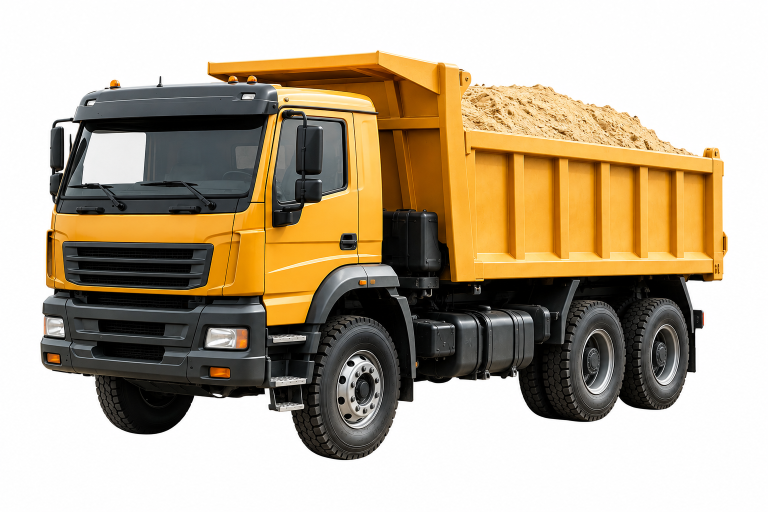
#> input picture assets/sahara_amazonie/camion.png, 1536 x 1024 px (shown at 1/2 size)
$ python prep_sahara_assets.py
#> lines starting #> are read from the running program, lines starting #| are printed output that depends on the picture; after the words box and inside, x2 and y2 are one past the last pixel; in counts of white or black regions, pixels touching at a corner belong together
"""Prépare les assets dérivés du reel « le Sahara nourrit l'Amazonie ».

Les sources vivent dans `assets/sahara_amazonie/` (générées par Benjamin hors
pipeline, plus trois images en domaine public — voir SOURCES.md). Ce script
produit ce que Remotion consomme, dans `remotion/public/sahara/` :

  1. le camion détouré en PNG alpha, seul asset qui doit vraiment l'être :
     il est instancié des centaines de fois en 3D au beat 4 ;
  2. les deux coupes de sol rognées à leur ligne de sol et ramenées à la même
     hauteur. Générées séparément, leur surface ne tombe pas au même endroit
     (13 % contre 20 %) : empilées telles quelles, la seconde ouvrait sur une
     large bande noire et le passage de l'une à l'autre faisait sauter
     l'image ;
  3. les plans plein cadre et les matières, simplement copiés et remis à
     l'échelle du canvas 1080×1920.

Le globe a sa propre texture (`earth_4096.jpg`, réduite du Blue Marble du
repo) : elle est produite ici aussi pour que tout parte d'un seul script.
"""

from pathlib import Path

from PIL import Image, ImageChops, ImageDraw, ImageFilter

REPO = Path(__file__).parent.resolve()
SRC = REPO / "assets/sahara_amazonie"
OUT = REPO / "remotion/public/sahara"

CANVAS_W, CANVAS_H = 1080, 1920

MAGENTA = (255, 0, 255)
# Le camion est sur fond blanc : le noir de son châssis touchait le fond noir
# de la première version et partait au détourage avec lui.
TRUCK_THRESH = 40
ALPHA_ERODE = 5

WORLD_SOURCE = REPO / "remotion/public/desert-sel/map_texture_world.jpg"
GLOBE_TEXTURE_SIZE = (4096, 2048)


def region_mask(im: Image.Image, seeds, thresh: int) -> Image.Image:
    probe = im.copy()
    for seed in seeds:
        ImageDraw.floodfill(probe, seed, MAGENTA, thresh=thresh)
    r, g, b = probe.split()
    hit = ImageChops.logical_and(
        ImageChops.logical_and(
            r.point(lambda v: 255 if v == 255 else 0).convert("1"),
            g.point(lambda v: 255 if v == 0 else 0).convert("1"),
        ),
        b.point(lambda v: 255 if v == 255 else 0).convert("1"),
    )
    return hit.convert("L")


def soil_line(im: Image.Image) -> int:
    """Hauteur de la ligne de sol : première ligne qui sort du noir."""
    grey = im.convert("L")
    for y in range(grey.height):
        row = [grey.getpixel((x, y)) for x in range(0, grey.width, 8)]
        if sum(row) / len(row) > 28:
            return y
    return 0


def cutout_truck() -> None:
    im = Image.open(SRC / "camion.png").convert("RGB")
    w, h = im.size
    corners = [(0, 0), (w - 1, 0), (0, h - 1), (w - 1, h - 1)]
    background = region_mask(im, corners, TRUCK_THRESH)
    alpha = background.point(lambda v: 0 if v else 255)
    alpha = alpha.filter(ImageFilter.MinFilter(ALPHA_ERODE))
    im = im.convert("RGBA")
    im.putalpha(alpha)
    box = alpha.point(lambda v: 255 if v > 200 else 0).getbbox()
    im = im.crop(box)
    im.save(OUT / "camion.png")
    print(f"camion     détouré {im.width}×{im.height}")


def align_soils() -> None:
    """Les deux coupes doivent commencer exactement à leur surface.

    Chacune arrive avec du vide noir au-dessus du sol, et pas la même hauteur
    de vide : 137 px pour la riche, 209 px pour la pauvre. Empilées telles
    quelles dans deux fenêtres, la seconde ouvrait sur une bande noire de plus
    de cent pixels. On rogne donc chaque image à SA ligne de sol, puis à la
    hauteur commune la plus courte — après quoi les deux sont interchangeables
    dans n'importe quel cadre.
    """
    riche = Image.open(SRC / "sol_riche.png").convert("RGB")
    pauvre = Image.open(SRC / "sol_pauvre.png").convert("RGB")
    y_riche, y_pauvre = soil_line(riche), soil_line(pauvre)
    print(f"sols       ligne de sol {y_riche} et {y_pauvre} — rognées à la surface")

    riche = riche.crop((0, y_riche, riche.width, riche.height))
    pauvre = pauvre.crop((0, y_pauvre, pauvre.width, pauvre.height))
    hauteur = min(riche.height, pauvre.height)
    riche = riche.crop((0, 0, riche.width, hauteur))
    pauvre = pauvre.crop((0, 0, pauvre.width, hauteur))
    print(f"           hauteur commune {hauteur} px")

    # En JPEG comme les autres photos : seul le camion a besoin d'un canal
    # alpha, et c'est le seul PNG du dossier.
    riche.save(OUT / "sol_riche.jpg", quality=94)
    pauvre.save(OUT / "sol_pauvre.jpg", quality=94)


def copy_plain() -> None:
    for name in ("dune", "canopee", "lac_asseche", "poussiere", "sable_macro"):
        im = Image.open(SRC / f"{name}.png").convert("RGB")
        im.save(OUT / f"{name}.jpg", quality=94)
        print(f"{name:10s} {im.width}×{im.height}")
    for name, src in (
        ("bodele", "bodele_tempete_nasa.jpg"),
        ("diatomees", "diatomees_noaa.jpg"),
    ):
        im = Image.open(SRC / "sources_libres" / src).convert("RGB")
        im.save(OUT / f"{name}.jpg", quality=94)
        print(f"{name:10s} {im.width}×{im.height}")


def globe_texture() -> None:
    # 8192×4096 = 128 Mo de VRAM non compressée : le rasteriseur logiciel du
    # rendu headless la refuse sans erreur, le globe sort noir.
    im = Image.open(WORLD_SOURCE).resize(GLOBE_TEXTURE_SIZE, Image.LANCZOS)
    im.save(OUT / "earth_4096.jpg", quality=92)
    print(f"globe      {im.width}×{im.height}")


def main() -> None:
    OUT.mkdir(parents=True, exist_ok=True)
    cutout_truck()
#> in cutout_truck, im is the input picture: PIL image 1536x1024 RGB; mean R, G, B 184.4, 170.1, 147.1
#> after the loop in region_mask, `for seed in seeds:`:
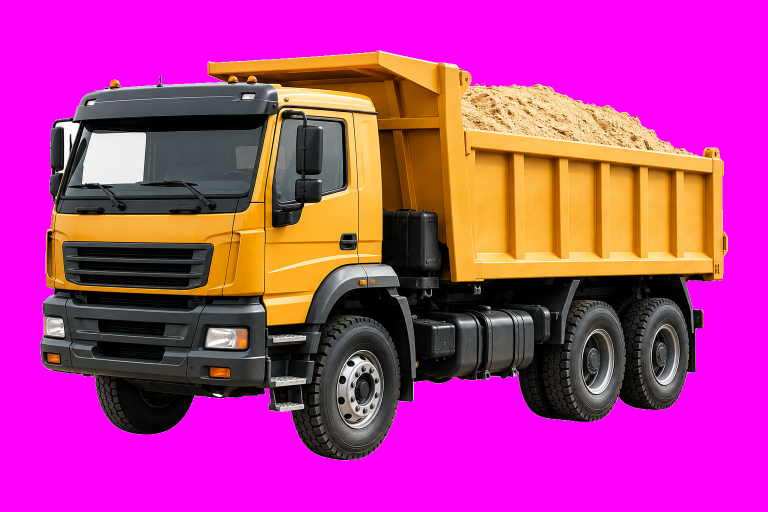
#> probe: PIL image 1536x1024 RGB (shown at 1/2 size); mean R, G, B 184.8, 54.8, 147.6
#> in region_mask, `hit = ImageChops.logical_and( ImageChops.logical_and( r.point(lambda v..`:
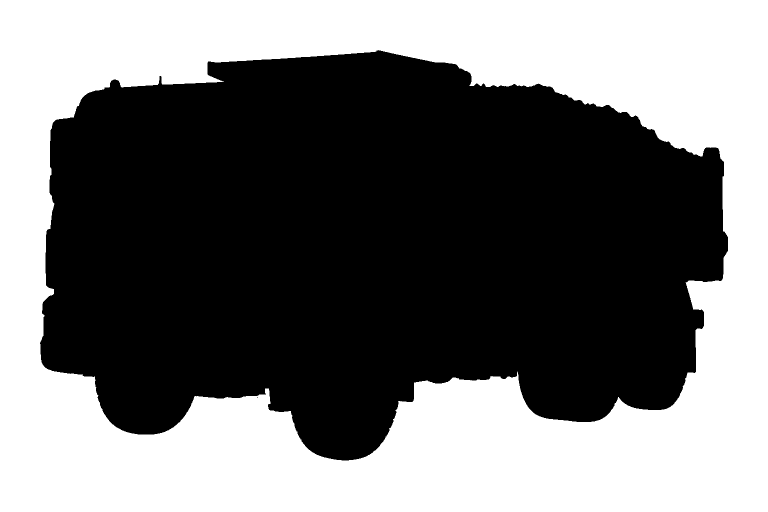
#> hit: PIL image 1536x1024 1 (shown at 1/2 size); 45.4% white; 1 white region, box (x1, y1, x2, y2) and area: (0, 0, 1536, 1024) 714581
#> in cutout_truck, `alpha = alpha.filter(ImageFilter.MinFilter(ALPHA_ERODE))`:
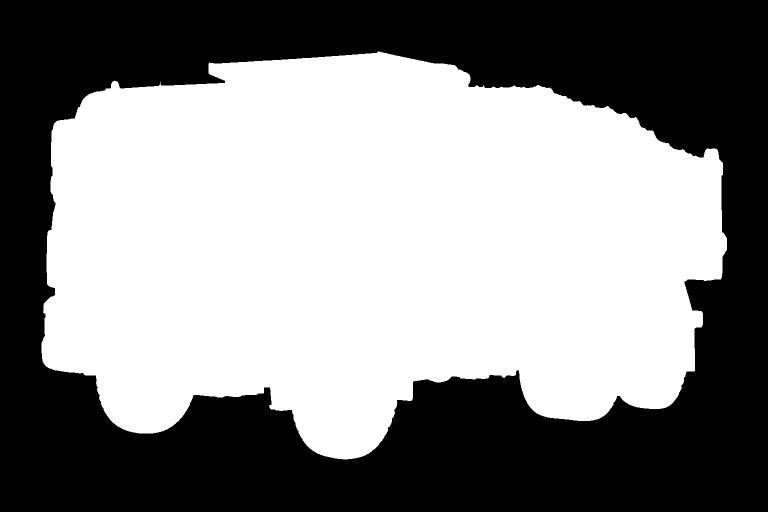
#> alpha: PIL image 1536x1024 L (shown at 1/2 size); 53.9% white; 1 black region, box (x1, y1, x2, y2) and area: (0, 0, 1536, 1024) 725334
#> in cutout_truck, `box = alpha.point(lambda v: 255 if v > 200 else 0).getbbox()`: box = (83, 103, 1454, 919)
#| camion     détouré 1371×816
    align_soils()
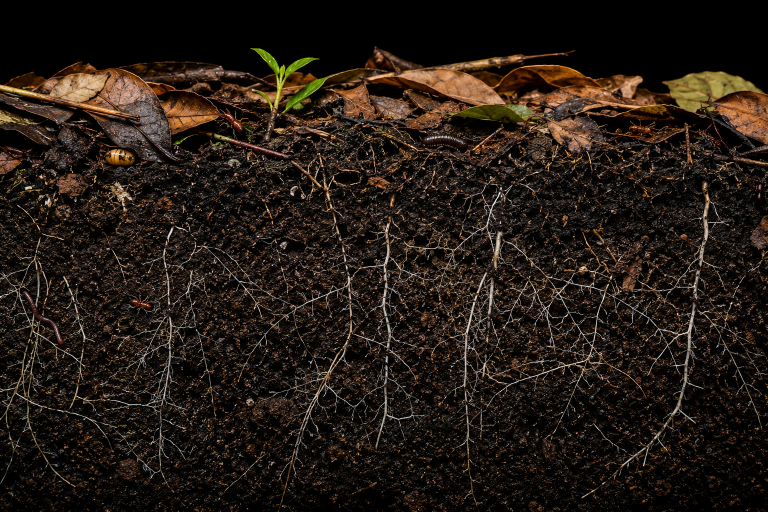
#> input picture assets/sahara_amazonie/sol_riche.png, 1536 x 1024 px (shown at 1/2 size)
#> in align_soils, riche is the input picture: PIL image 1536x1024 RGB; mean R, G, B 36.1, 27.3, 20.2
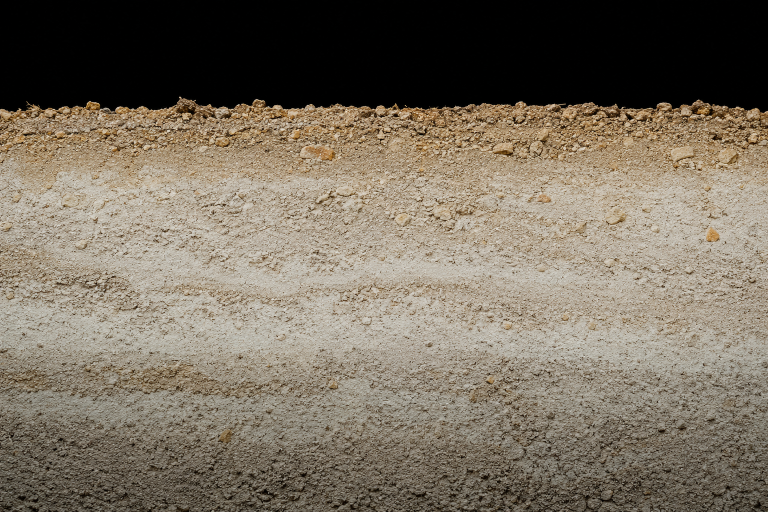
#> input picture assets/sahara_amazonie/sol_pauvre.png, 1536 x 1024 px (shown at 1/2 size)
#> in align_soils, pauvre is the input picture: PIL image 1536x1024 RGB; mean R, G, B 120.9, 111.3, 96.6
#> in soil_line (call 2), `grey = im.convert("L")`:
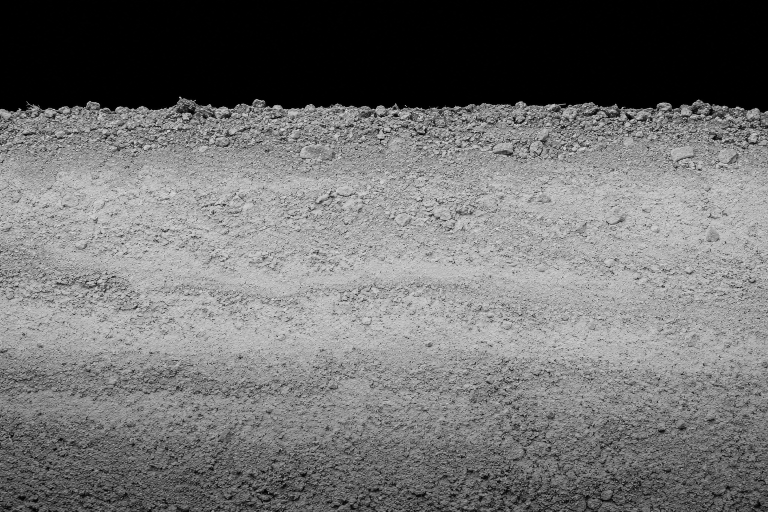
#> grey: PIL image 1536x1024 L (shown at 1/2 size); min 0, max 247, mean 112.5
#> in align_soils, `y_riche, y_pauvre = soil_line(riche), soil_line(pauvre)`: y_riche = 137; y_pauvre = 209
#| sols       ligne de sol 137 et 209 — rognées à la surface
#|            hauteur commune 815 px
    copy_plain()
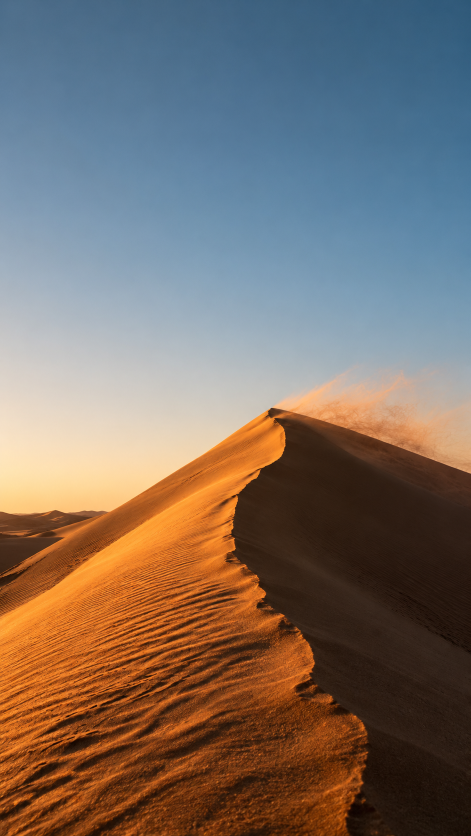
#> input picture assets/sahara_amazonie/dune.png, 941 x 1672 px (shown at 1/2 size)
#> in copy_plain, im is the input picture: PIL image 941x1672 RGB; mean R, G, B 122.4, 109.6, 101.3
#| dune       941×1672
    globe_texture()
    print(f"\n{OUT}")


if __name__ == "__main__":
#> (the run stopped early here; a loop or call above may not have finished)
